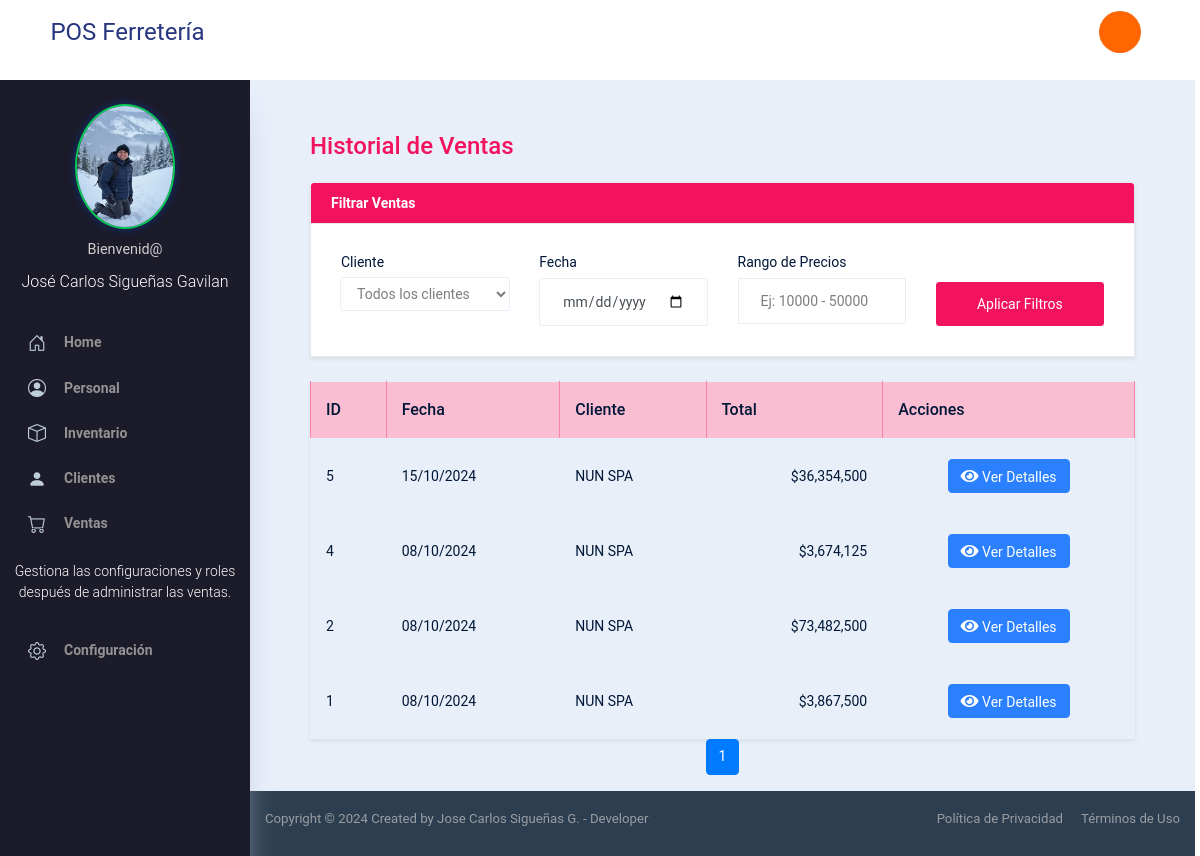
The app's page /sales (signed in) with its own data.
### app/models.py (models this page shows, shortened)
class User(db.Model, UserMixin):
    id = db.Column(db.Integer, primary_key=True)
    username = db.Column(db.String(20), unique=True, nullable=False)
    email = db.Column(db.String(120), unique=True, nullable=False)
    password = db.Column(db.String(60), nullable=False)
    permissions = db.Column(db.String(200), nullable=True)
    role_id = db.Column(db.Integer, db.ForeignKey('role.id'), nullable=True)  # Define la relación con el rol
    photo = db.Column(db.String(120), nullable=True)
    role = db.relationship('Role', backref='users')  # Relación inversa

class Transaction(db.Model):
    id = db.Column(db.Integer, primary_key=True)
    user_id = db.Column(db.Integer, db.ForeignKey('user.id', name='fk_transaction_user'), nullable=False)
    product_id = db.Column(db.Integer, db.ForeignKey('product.id', name='fk_transaction_product'), nullable=False)
    client_id = db.Column(db.Integer, db.ForeignKey('clients.id', name='fk_transaction_client'), nullable=False)
    quantity = db.Column(db.Integer, nullable=False)
    total_price = db.Column(db.Float, nullable=False)
    date = db.Column(db.DateTime, nullable=False, default=datetime.now(timezone.utc))
    product = db.relationship('Product', backref='transactions', lazy=True)
    client = db.relationship('Client', backref='transactions', lazy=True)

class Client(db.Model):
    __tablename__ = 'clients'
    id = db.Column(db.Integer, primary_key=True)
    company_name = db.Column(db.String(150), nullable=False)  # Nombre de la empresa
    rut = db.Column(db.String(50), nullable=False)  # RUT
    legal_representative = db.Column(db.String(150), nullable=False)  # Representante legal
    address = db.Column(db.String(200), nullable=False)  # Dirección
    region = db.Column(db.String(100), nullable=False)  # Región
    commune = db.Column(db.String(100), nullable=False)  # Comuna
    contact_number = db.Column(db.String(50), nullable=False)  # Número de contacto
    landline = db.Column(db.String(50), nullable=True)  # Teléfono fijo (opcional)
    approved_credit_amount = db.Column(db.Float, nullable=False)  # Crédito aprobado
    approved_credit_days = db.Column(db.Integer, nullable=False)  # Días de crédito aprobado
    branch = db.Column(db.String(100), nullable=True)  # Sucursal (opcional)
    associated_seller = db.Column(db.String(100), nullable=True)  # Vendedor asociado (opcional)

### app/routes.py (the view)
@main.route("/sales", methods=['GET'])
@login_required
@permission_required('view_sales')
def sales():
    client_id = request.args.get('client_id')
    date = request.args.get('date')
    price_range = request.args.get('price_range')
    sales_query = Transaction.query.order_by(Transaction.date.desc())
    if client_id:
        sales_query = sales_query.filter_by(client_id=client_id)
    if date:
        try:
            filter_date = datetime.strptime(date, '%Y-%m-%d')
            sales_query = sales_query.filter(func.date(Transaction.date) == filter_date)
        except ValueError:
            flash('Fecha no válida.', 'danger')
    if price_range:
        try:
            min_price, max_price = map(int, price_range.split('-'))
            sales_query = sales_query.filter(Transaction.total_price >= min_price, Transaction.total_price <= max_price)
        except ValueError:
            flash('Rango de precios no válido.', 'danger')
    page = request.args.get('page', 1, type=int)
    pagination = sales_query.paginate(page=page, per_page=10, error_out=False)
    sales_list = pagination.items
    clients = Client.query.all()
    return render_template('sales.html', sales=sales_list, clients=clients, pagination=pagination)

### app/models.py (called while the page is built)
@login_manager.user_loader
def load_user(user_id):
    return User.query.get(int(user_id))

### app/routes.py (called while the page is built)
def permission_required(permission):
    def decorator(f):
        @wraps(f)
        def decorated_function(*args, **kwargs):
            if current_user.role is None:
                flash('No tienes rol asignado.', 'danger')
                return redirect(url_for('main.home'))
            permissions_list = [p.strip() for p in current_user.role.permissions.split(',')]
            if permission not in permissions_list:
                flash('No tienes permiso para acceder a esta página.', 'danger')
                return redirect(url_for('main.home'))
            return f(*args, **kwargs)
        return decorated_function
    return decorator

### app/templates/sales.html (shortened to what this page needs)
{% extends "base.html" %}
{% block content %}
<div class="container-fluid">
    <h2 class="mb-4 text-primary">Historial de Ventas</h2>
    <div class="card mb-4 shadow-sm">
        <div class="card-header bg-primary text-white">
            <strong>Filtrar Ventas</strong>
        </div>
        <div class="card-body">
            <form id="filter-form" class="row g-3">
                <div class="col-md-3">
                    <label for="client-filter" class="form-label">Cliente</label>
                    <select id="client-filter" class="form-control">
                        <option value="">Todos los clientes</option>
                    </select>
                </div>
                <div class="col-md-3">
                    <label for="date-filter" class="form-label">Fecha</label>
                    <input type="date" id="date-filter" class="form-control">
                </div>
                <div class="col-md-3">
                    <label for="price-filter" class="form-label">Rango de Precios</label>
                    <input type="text" id="price-filter" class="form-control" placeholder="Ej: 10000 - 50000">
                </div>
                <div class="col-md-3 d-flex align-items-end">
                    <button type="button" class="btn btn-primary w-100" onclick="applyFilters()">Aplicar
                        Filtros</button>
                </div>
            </form>
        </div>
    </div>
    <div class="table-responsive shadow-sm">
        <table class="table table-bordered table-hover table-striped">
            <thead class="table-primary">
                <tr>
                    <th>ID</th>
                    <th>Fecha</th>
                    <th>Cliente</th>
                    <th>Total</th>
                    <th>Acciones</th>
                </tr>
            </thead>
            <tbody id="sales-list">
                {% for sale in sales %}
                <tr>
                    <td>{{ sale.id }}</td>
                    <td>{{ sale.date.strftime('%d/%m/%Y') }}</td>
                    <td>{{ sale.client.company_name }}</td>
                    <td class="text-right">${{ "{:,.0f}".format(sale.total_price) }}</td>
                    <td class="text-center">
                        <button class="btn btn-info btn-sm" onclick="toggleDetails('{{ sale.id }}')">
                            <i class="fas fa-eye"></i> Ver Detalles
                        </button>
                    </td>
                </tr>
                {% endfor %}
            </tbody>
        </table>
    </div>
    <nav aria-label="Page navigation">
        <ul class="pagination justify-content-center">
            {% for page_num in pagination.iter_pages() %}
            {% if page_num %}
            <li class="page-item {% if page_num == pagination.page %}active{% endif %}">
                <a class="page-link" href="{{ url_for('main.sales', page=page_num) }}">{{ page_num }}</a>
            </li>
            {% else %}
            <li class="page-item disabled"><span class="page-link">…</span></li>
            {% endif %}
            {% endfor %}
        </ul>
    </nav>
</div>
{% endblock %}

### app/templates/base.html (shortened to what this page needs)
<!DOCTYPE html>
<html lang="es">
<head>
    <link rel="stylesheet" href="{{ url_for('static', filename='template/vendors/typicons.font/font/typicons.css') }}">
    <link rel="stylesheet" href="{{ url_for('static', filename='template/vendors/css/vendor.bundle.base.css') }}">
    <link rel="stylesheet" href="{{ url_for('static', filename='template/css/vertical-layout-light/style.css') }}">
    <link rel="stylesheet" href="https://cdnjs.cloudflare.com/ajax/libs/font-awesome/5.15.4/css/all.min.css">
    <link rel="stylesheet" href="https://cdn.jsdelivr.net/npm/bootstrap-icons@1.5.0/font/bootstrap-icons.css">
</head>
<body>
    <div class="container-scroller">
        <nav class="navbar col-lg-12 col-12 p-0 fixed-top d-flex flex-row">
            <div class="navbar-brand-wrapper d-flex align-items-center justify-content-center">
                <a class="navbar-brand brand-logo" href="#">POS Ferretería</a>
            </div>
            <div class="navbar-menu-wrapper d-flex align-items-center justify-content-end">
                <ul class="navbar-nav">
                    {% if current_user.is_authenticated %}
                    <li class="nav-item nav-logout">
                        <a class="nav-link" href="{{ url_for('main.logout') }}">
                            <button type="button" class="btn btn-orange btn-rounded btn-icon">
                                <i class="typcn typcn-power text-white"></i>
                            </button>
                        </a>
                    </li>
                    {% endif %}
                </ul>
            </div>
        </nav>
        <div class="container-fluid page-body-wrapper">
            <nav class="sidebar sidebar-offcanvas" id="sidebar">
                <ul class="nav">
                    {% if current_user.is_authenticated %}
                    <li class="nav-item user-info">
                        <a class="nav-link" href="{{ url_for('main.profile') }}">
                            <div style="text-align: center;">
                                {% if current_user.photo %}
                                <img src="{{ url_for('static', filename='uploads/' + current_user.photo) }}"
                                    alt="Avatar" class="avatar">
                                {% else %}
                                <img src="{{ url_for('static', filename='template/images/avatar.png') }}" alt="Avatar"
                                    class="avatar">
                                {% endif %}
                                <div class="welcome-message">Bienvenid@</div>
                                <div class="username">{{ current_user.username }}</div>
                            </div>
                        </a>
                    </li>
                    {% endif %}
                    <li class="nav-item">
                        <a class="nav-link" href="{{ url_for('main.home') }}">
                            <i class="bi bi-house-door menu-icon"></i>
                            <span class="menu-title">Home</span>
                        </a>
                    </li>
                    <li class="nav-item">
                        <a class="nav-link" data-toggle="collapse" href="#worker-menu" aria-expanded="false"
                            aria-controls="worker-menu">
                            <i class="bi bi-person-circle menu-icon"></i>
                            <span class="menu-title">Personal</span>
                            <i class="menu-arrow"></i>
                        </a>
                    </li>
                    <li class="nav-item">
                        <a class="nav-link" data-toggle="collapse" href="#product-menu" aria-expanded="false"
                            aria-controls="product-menu">
                            <i class="bi bi-box menu-icon"></i>
                            <span class="menu-title">Inventario</span>
                            <i class="menu-arrow"></i>
                        </a>
                    </li>
                    <li class="nav-item">
                        <a class="nav-link" data-toggle="collapse" href="#client-menu" aria-expanded="false"
                            aria-controls="client-menu">
                            <i class="bi bi-person-fill menu-icon"></i>
                            <span class="menu-title">Clientes</span>
                            <i class="menu-arrow"></i>
                        </a>
                    </li>
                    <li class="nav-item">
                        <a class="nav-link" data-toggle="collapse" href="#sales-menu" aria-expanded="false"
                            aria-controls="sales-menu">
                            <i class="bi bi-cart menu-icon"></i>
                            <span class="menu-title">Ventas</span>
                            <i class="menu-arrow"></i>
                        </a>
                    </li>
                    <div class="text-center my-3">
                        <p class="text-white">Gestiona las configuraciones y roles después de administrar las ventas.
                        </p>
                    </div>
                    <li class="nav-item">
                        <a class="nav-link" data-toggle="collapse" href="#settings-menu" aria-expanded="false"
                            aria-controls="settings-menu">
                            <i class="bi bi-gear menu-icon"></i>
                            <span class="menu-title">Configuración</span>
                            <i class="menu-arrow"></i>
                        </a>
                    </li>
                </ul>
            </nav>
            <div class="main-panel">
                <div class="content-wrapper">
                    <div class="container mt-4">
                        {% block content %}{% endblock %}
                    </div>
                </div>
                <footer class="footer" style="background-color: #2c3e50; padding: 20px 0; color: #fff;">
                    <div class="container">
                        <div class="d-sm-flex justify-content-center justify-content-sm-between">
                            <span class="text-muted text-center" style="margin-bottom: 10px;">
                                Copyright © 2024 Created by Jose Carlos Sigueñas G. - Developer
                            </span>
                            <div>
                                <a href="#" class="text-muted" style="margin-right: 15px;" data-toggle="modal"
                                    data-target="#privacyPolicyModal">Política de Privacidad</a>
                                <a href="#" class="text-muted" data-toggle="modal"
                                    data-target="#termsOfServiceModal">Términos de Uso</a>
                            </div>
                        </div>
                    </div>
                </footer>
            </div>
        </div>
    </div>
</body>
</html>

### app/templates/base.html (style rules this page uses)
.btn-orange { background-color: #FF6600; color: white; border: none; }
.user-info { display: flex; flex-direction: column; align-items: center; padding: 10px; }
.user-info .avatar { width: 100px; height: 125px; border-radius: 90%; margin-bottom: 8px; border: 2px solid #07c958; box-shadow: 0 0 10px rgba(1, 78, 243, 0.397); }
.user-info .username { font-size: 1rem; font-weight: arial; color: #ffffff; text-align: center; }
.welcome-message { font-size: 0.9rem; color: #cecece; margin-bottom: 5px; font-weight: normal; }
.btn-icon .typcn { color: white; }
.sidebar-offcanvas { position: fixed; left: 0; width: 250px; height: 100%; transition: transform 0.3s ease; background-color: #1b1b29; z-index: 1000; }
.main-panel { margin-left: 250px; transition: margin-left 0.3s ease; }

### records on screen
User: photo (picture), username "José Carlos Sigueñas Gavilan"
Transaction: id "5", date "15/10/2024", client.company_name "NUN SPA", total_price "36,354,500"
Transaction: id "4", date "08/10/2024", client.company_name "NUN SPA", total_price "3,674,125"
Transaction: id "2", date "08/10/2024", client.company_name "NUN SPA", total_price "73,482,500"
Transaction: id "1", date "08/10/2024", client.company_name "NUN SPA", total_price "3,867,500"

### other values on screen
{{ page_num }} "1"
